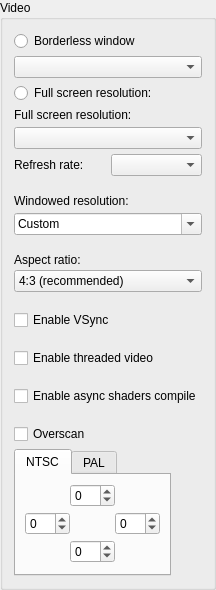
          <widget class="QGroupBox" name="videoGroupBox">
           <property name="title">
            <string>Video</string>
           </property>
           <layout class="QVBoxLayout" name="verticalLayout_20">
            <property name="spacing">
             <number>18</number>
            </property>
            <item>
             <widget class="QFrame" name="fullScreenResolutionFrame">
              <property name="toolTip">
               <string>&lt;html&gt;&lt;head/&gt;&lt;body&gt;&lt;p&gt;All the resolutions that your video card/monitor supports should be displayed.&lt;/p&gt;&lt;p&gt;[Recommended:&lt;span style=&quot; font-style:italic;&quot;&gt; Maximum resolution for your monitor unless performance becomes an issue&lt;/span&gt;]&lt;/p&gt;&lt;/body&gt;&lt;/html&gt;</string>
              </property>
              <layout class="QVBoxLayout" name="verticalLayout_23">
               <property name="spacing">
                <number>5</number>
               </property>
               <property name="leftMargin">
                <number>0</number>
               </property>
               <property name="topMargin">
                <number>0</number>
               </property>
               <property name="rightMargin">
                <number>0</number>
               </property>
               <property name="bottomMargin">
                <number>0</number>
               </property>
               <item>
                <widget class="QRadioButton" name="borderlessRadioButton">
                 <property name="text">
                  <string>Borderless window</string>
                 </property>
                </widget>
               </item>
               <item>
                <widget class="QComboBox" name="borderlessComboBox"/>
               </item>
               <item>
                <widget class="QRadioButton" name="fullScreenRadioButton">
                 <property name="text">
                  <string>Full screen resolution:</string>
                 </property>
                </widget>
               </item>
               <item>
                <widget class="QLabel" name="fullscreenResolutionLabel">
                 <property name="text">
                  <string>Full screen resolution:</string>
                 </property>
                </widget>
               </item>
               <item>
                <widget class="QComboBox" name="fullScreenResolutionComboBox"/>
               </item>
               <item>
                <layout class="QHBoxLayout" name="horizontalLayout_25">
                 <item>
                  <widget class="QLabel" name="fullScreenRefreshRateLabel">
                   <property name="text">
                    <string>Refresh rate:</string>
                   </property>
                   <property name="wordWrap">
                    <bool>true</bool>
                   </property>
                  </widget>
                 </item>
                 <item>
                  <widget class="QComboBox" name="fullScreenRefreshRateComboBox"/>
                 </item>
                </layout>
               </item>
              </layout>
             </widget>
            </item>
            <item>
             <widget class="QFrame" name="windowedResolutionFrame">
              <property name="toolTip">
               <string>&lt;html&gt;&lt;head/&gt;&lt;body&gt;&lt;p&gt;This option selects the resolution for windowed mode. You can also type in a custom window size.&lt;/p&gt;&lt;p&gt;[Recommended: &lt;span style=&quot; font-style:italic;&quot;&gt;640 x 480, 800 x 600, 1024 x 768, 1280 x 960&lt;/span&gt;]&lt;/p&gt;&lt;/body&gt;&lt;/html&gt;</string>
              </property>
              <layout class="QVBoxLayout" name="verticalLayout_24">
               <property name="spacing">
                <number>5</number>
               </property>
               <property name="leftMargin">
                <number>0</number>
               </property>
               <property name="topMargin">
                <number>0</number>
               </property>
               <property name="rightMargin">
                <number>0</number>
               </property>
               <property name="bottomMargin">
                <number>0</number>
               </property>
               <item>
                <widget class="QLabel" name="windowedResolutionLabel">
                 <property name="text">
                  <string>Windowed resolution:</string>
                 </property>
                </widget>
               </item>
               <item>
                <widget class="QComboBox" name="windowedResolutionComboBox">
                 <property name="editable">
                  <bool>true</bool>
                 </property>
                 <item>
                  <property name="text">
                   <string extracomment="In the dropdown for windowed resolutions">Custom</string>
                  </property>
                 </item>
                </widget>
               </item>
              </layout>
             </widget>
            </item>
            <item>
             <widget class="QFrame" name="aspectFrame">
              <property name="toolTip">
               <string>&lt;html&gt;&lt;head/&gt;&lt;body&gt;&lt;p&gt;This setting adjusts the aspect ratio of the video output. All N64 games support &lt;span style=&quot; font-weight:600;&quot;&gt;4:3&lt;/span&gt;. Some games support &lt;span style=&quot; font-weight:600;&quot;&gt;16:9&lt;/span&gt; within game settings. Use &lt;span style=&quot; font-weight:600;&quot;&gt;Stretch&lt;/span&gt; to fill the screen without pillar or letterboxing.&lt;/p&gt;&lt;p&gt;&lt;span style=&quot; font-weight:600;&quot;&gt;Try to adjust 4:3 game to fit&lt;/span&gt; (also known as &quot;widescreen hack&quot;) tries to adjust the viewing space to fit a game designed for 4:3 without stretching. Many games work well adjusted, but some don't.&lt;/p&gt;&lt;p&gt;&lt;span style=&quot; font-weight:600;&quot;&gt;Try to adjust 16:9 game to fit&lt;/span&gt; (also known as &quot;ultrawidescreen hack&quot;) tries to adjust the viewing space to fit a game designed for 16:9 without stretching. Many games work well adjusted, but some don't. For games offering native 16:9 options, this is generally preferable for ultrawide aspect ratios as it'll lead to fewer rendering issues.&lt;/p&gt;&lt;/body&gt;&lt;/html&gt;</string>
              </property>
              <layout class="QVBoxLayout" name="verticalLayout_22">
               <property name="spacing">
                <number>3</number>
               </property>
               <property name="leftMargin">
                <number>0</number>
               </property>
               <property name="topMargin">
                <number>0</number>
               </property>
               <property name="rightMargin">
                <number>0</number>
               </property>
               <property name="bottomMargin">
                <number>0</number>
               </property>
               <item>
                <widget class="QLabel" name="aspectLabel">
                 <property name="text">
                  <string>&lt;html&gt;&lt;head/&gt;&lt;body&gt;&lt;p&gt;Aspect ratio:&lt;/p&gt;&lt;/body&gt;&lt;/html&gt;</string>
                 </property>
                </widget>
               </item>
               <item>
                <widget class="QComboBox" name="aspectComboBox">
                 <item>
                  <property name="text">
                   <string>4:3 (recommended)</string>
                  </property>
                 </item>
                 <item>
                  <property name="text">
                   <string>16:9</string>
                  </property>
                 </item>
                 <item>
                  <property name="text">
                   <string>Stretch</string>
                  </property>
                 </item>
                 <item>
                  <property name="text">
                   <string extracomment="This option activates a widescreen hack. The language &quot;Try to&quot; implies it may it may not work and the language &quot;adjust 4:3 game&quot; implies the emulation will be inaccurate.">Try to adjust 4:3 game to fit</string>
                  </property>
                 </item>
                 <item>
                  <property name="text">
                   <string extracomment="This option activates a widescreen hack. The language &quot;Try to&quot; implies it may it may not work and the language &quot;adjust 16:9 game&quot; implies the emulation will be inaccurate.">Try to adjust 16:9 game to fit</string>
                  </property>
                 </item>
                 <item>
                  <property name="text">
                   <string>Automatic</string>
                  </property>
                 </item>
                </widget>
               </item>
              </layout>
             </widget>
            </item>
            <item>
             <widget class="QCheckBox" name="vSyncCheckBox">
              <property name="toolTip">
               <string>&lt;html&gt;&lt;head/&gt;&lt;body&gt;&lt;p&gt;Vertical sync, or VSync, can improve the image by syncing the game's frame rate to your monitor's refresh rate. This prevents image tearing, but may cause performance problems.&lt;/p&gt;&lt;p&gt;[Recommended: &lt;span style=&quot; font-style:italic;&quot;&gt;Usually off, on if you have image tearing problems&lt;/span&gt;]&lt;/p&gt;&lt;/body&gt;&lt;/html&gt;</string>
              </property>
              <property name="text">
               <string>Enable VSync</string>
              </property>
             </widget>
            </item>
            <item>
             <widget class="QCheckBox" name="threadedVideoCheckBox">
              <property name="toolTip">
               <string>&lt;html&gt;&lt;head/&gt;&lt;body&gt;&lt;p&gt;Threaded video can improve performance with poor OpenGL drivers at the cost of very marginal input lag, usually less than half a frame.&lt;/p&gt;&lt;p&gt;[Recommended: &lt;span style=&quot; font-style:italic;&quot;&gt;Usually off, unless there are performance issues&lt;/span&gt;]&lt;/p&gt;&lt;/body&gt;&lt;/html&gt;</string>
              </property>
              <property name="text">
               <string>Enable threaded video</string>
              </property>
             </widget>
            </item>
            <item>
             <widget class="QCheckBox" name="asyncShadersCheckBox">
              <property name="toolTip">
               <string>&lt;html&gt;&lt;head/&gt;&lt;body&gt;&lt;p&gt;Asynchronous shaders compilation solves the "stuttering" problem at the cost of visual artifacts, which can be visible within one-two frames.&lt;/p&gt;&lt;p&gt;[Recommended: &lt;span style=&quot; font-style:italic;&quot;&gt;Usually off, unless there are performance issues&lt;/span&gt;]&lt;/p&gt;&lt;/body&gt;&lt;/html&gt;</string>
              </property>
              <property name="text">
               <string>Enable async shaders compile</string>
              </property>
             </widget>
            </item>
            <item>
             <widget class="QFrame" name="overscanFrame">
              <property name="minimumSize">
               <size>
                <width>147</width>
                <height>0</height>
               </size>
              </property>
              <property name="toolTip">
               <string>When enabled, the image is cropped by values specified in N64 pixels. Useful to remove black borders in some games.</string>
              </property>
              <layout class="QVBoxLayout" name="verticalLayout_18">
               <property name="spacing">
                <number>5</number>
               </property>
               <property name="leftMargin">
                <number>0</number>
               </property>
               <property name="topMargin">
                <number>0</number>
               </property>
               <property name="rightMargin">
                <number>0</number>
               </property>
               <property name="bottomMargin">
                <number>0</number>
               </property>
               <item>
                <widget class="QCheckBox" name="overscanCheckBox">
                 <property name="text">
                  <string>Overscan</string>
                 </property>
                </widget>
               </item>
               <item>
                <widget class="QTabWidget" name="overscanTabWidget">
                 <property name="sizePolicy">
                  <sizepolicy hsizetype="Fixed" vsizetype="Fixed">
                   <horstretch>0</horstretch>
                   <verstretch>0</verstretch>
                  </sizepolicy>
                 </property>
                 <widget class="QWidget" name="overscanNtscTab">
                  <attribute name="title">
                   <string>NTSC</string>
                  </attribute>
                  <layout class="QGridLayout" name="gridLayout_2">
                   <property name="leftMargin">
                    <number>9</number>
                   </property>
                   <property name="topMargin">
                    <number>9</number>
                   </property>
                   <property name="rightMargin">
                    <number>9</number>
                   </property>
                   <property name="bottomMargin">
                    <number>9</number>
                   </property>
                   <property name="horizontalSpacing">
                    <number>0</number>
                   </property>
                   <property name="verticalSpacing">
                    <number>5</number>
                   </property>
                   <item row="1" column="0">
                    <widget class="QSpinBox" name="overscanNtscLeftSpinBox">
                     <property name="minimum">
                      <number>-99</number>
                     </property>
                    </widget>
                   </item>
                   <item row="1" column="2">
                    <widget class="QSpinBox" name="overscanNtscRightSpinBox">
                     <property name="minimum">
                      <number>-99</number>
                     </property>
                    </widget>
                   </item>
                   <item row="0" column="1">
                    <widget class="QSpinBox" name="overscanNtscTopSpinBox">
                     <property name="minimum">
                      <number>-99</number>
                     </property>
                    </widget>
                   </item>
                   <item row="2" column="1">
                    <widget class="QSpinBox" name="overscanNtscBottomSpinBox">
                     <property name="minimum">
                      <number>-99</number>
                     </property>
                    </widget>
                   </item>
                  </layout>
                 </widget>
                 <widget class="QWidget" name="overscanPalTab">
                  <attribute name="title">
                   <string>PAL</string>
                  </attribute>
                  <layout class="QGridLayout" name="gridLayout_4">
                   <property name="horizontalSpacing">
                    <number>0</number>
                   </property>
                   <property name="verticalSpacing">
                    <number>5</number>
                   </property>
                   <item row="2" column="1">
                    <widget class="QSpinBox" name="overscanPalBottomSpinBox">
                     <property name="minimum">
                      <number>-99</number>
                     </property>
                    </widget>
                   </item>
                   <item row="1" column="2">
                    <widget class="QSpinBox" name="overscanPalRightSpinBox">
                     <property name="minimum">
                      <number>-99</number>
                     </property>
                    </widget>
                   </item>
                   <item row="1" column="0">
                    <widget class="QSpinBox" name="overscanPalLeftSpinBox">
                     <property name="minimum">
                      <number>-99</number>
                     </property>
                    </widget>
                   </item>
                   <item row="0" column="1">
                    <widget class="QSpinBox" name="overscanPalTopSpinBox">
                     <property name="minimum">
                      <number>-99</number>
                     </property>
                    </widget>
                   </item>
                  </layout>
                 </widget>
                </widget>
               </item>
              </layout>
             </widget>
            </item>
            <item>
             <spacer name="verticalSpacer">
              <property name="orientation">
               <enum>Qt::Vertical</enum>
              </property>
              <property name="sizeHint" stdset="0">
               <size>
                <width>0</width>
                <height>0</height>
               </size>
              </property>
             </spacer>
            </item>
           </layout>
          </widget>
